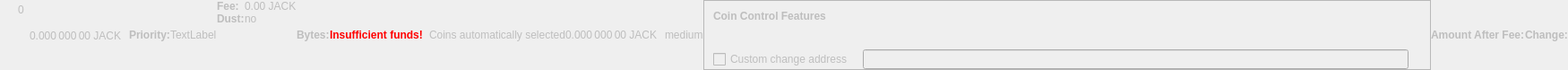
    <widget class="QWidget" name="dummyHideWidget" native="true">
     <property name="enabled">
      <bool>false</bool>
     </property>
     <property name="maximumSize">
      <size>
       <width>100</width>
       <height>22</height>
      </size>
     </property>
     <layout class="QHBoxLayout" name="dummyHideLayout">
      <property name="spacing">
       <number>0</number>
      </property>
      <property name="margin">
       <number>0</number>
      </property>
      <item>
       <layout class="QFormLayout" name="formLayoutCoinControl1">
        <property name="horizontalSpacing">
         <number>10</number>
        </property>
        <property name="verticalSpacing">
         <number>14</number>
        </property>
        <property name="leftMargin">
         <number>10</number>
        </property>
        <property name="topMargin">
         <number>4</number>
        </property>
        <property name="rightMargin">
         <number>6</number>
        </property>
        <item row="0" column="1">
         <widget class="QLabel" name="labelCoinControlBytes">
          <property name="cursor">
           <cursorShape>IBeamCursor</cursorShape>
          </property>
          <property name="contextMenuPolicy">
           <enum>Qt::ActionsContextMenu</enum>
          </property>
          <property name="text">
           <string notr="true">0</string>
          </property>
          <property name="textInteractionFlags">
           <set>Qt::LinksAccessibleByMouse|Qt::TextSelectableByKeyboard|Qt::TextSelectableByMouse</set>
          </property>
         </widget>
        </item>
       </layout>
      </item>
      <item>
       <widget class="QLabel" name="labelCoinControlAfterFee">
        <property name="enabled">
         <bool>false</bool>
        </property>
        <property name="sizePolicy">
         <sizepolicy hsizetype="Fixed" vsizetype="Fixed">
          <horstretch>0</horstretch>
          <verstretch>0</verstretch>
         </sizepolicy>
        </property>
        <property name="minimumSize">
         <size>
          <width>111</width>
          <height>12</height>
         </size>
        </property>
        <property name="maximumSize">
         <size>
          <width>111</width>
          <height>12</height>
         </size>
        </property>
        <property name="cursor">
         <cursorShape>IBeamCursor</cursorShape>
        </property>
        <property name="contextMenuPolicy">
         <enum>Qt::ActionsContextMenu</enum>
        </property>
        <property name="text">
         <string notr="true">0.000 000 00 JACK</string>
        </property>
        <property name="textInteractionFlags">
         <set>Qt::LinksAccessibleByMouse|Qt::TextSelectableByKeyboard|Qt::TextSelectableByMouse</set>
        </property>
       </widget>
      </item>
      <item>
       <widget class="QLabel" name="labelCoinControlPriorityText">
        <property name="enabled">
         <bool>false</bool>
        </property>
        <property name="font">
         <font>
          <weight>75</weight>
          <bold>true</bold>
         </font>
        </property>
        <property name="text">
         <string>Priority:</string>
        </property>
       </widget>
      </item>
      <item>
       <layout class="QHBoxLayout" name="horizontalLayout">
        <item>
         <widget class="QLabel" name="WarningLabel">
          <property name="text">
           <string>TextLabel</string>
          </property>
         </widget>
        </item>
       </layout>
      </item>
      <item>
       <layout class="QFormLayout" name="formLayoutCoinControl3">
        <property name="horizontalSpacing">
         <number>0</number>
        </property>
        <property name="verticalSpacing">
         <number>0</number>
        </property>
        <property name="leftMargin">
         <number>0</number>
        </property>
        <property name="topMargin">
         <number>0</number>
        </property>
        <property name="rightMargin">
         <number>0</number>
        </property>
        <item row="0" column="0">
         <widget class="QLabel" name="labelCoinControlFeeText">
          <property name="enabled">
           <bool>false</bool>
          </property>
          <property name="font">
           <font>
            <weight>75</weight>
            <bold>true</bold>
           </font>
          </property>
          <property name="text">
           <string>Fee:</string>
          </property>
          <property name="margin">
           <number>0</number>
          </property>
         </widget>
        </item>
        <item row="0" column="1">
         <widget class="QLabel" name="labelCoinControlFee">
          <property name="enabled">
           <bool>false</bool>
          </property>
          <property name="cursor">
           <cursorShape>IBeamCursor</cursorShape>
          </property>
          <property name="contextMenuPolicy">
           <enum>Qt::ActionsContextMenu</enum>
          </property>
          <property name="text">
           <string notr="true">0.00 JACK</string>
          </property>
          <property name="textInteractionFlags">
           <set>Qt::LinksAccessibleByMouse|Qt::TextSelectableByKeyboard|Qt::TextSelectableByMouse</set>
          </property>
         </widget>
        </item>
        <item row="1" column="0">
         <widget class="QLabel" name="labelCoinControlLowOutputText">
          <property name="enabled">
           <bool>false</bool>
          </property>
          <property name="font">
           <font>
            <weight>75</weight>
            <bold>true</bold>
           </font>
          </property>
          <property name="text">
           <string>Dust:</string>
          </property>
         </widget>
        </item>
        <item row="1" column="1">
         <widget class="QLabel" name="labelCoinControlLowOutput">
          <property name="enabled">
           <bool>false</bool>
          </property>
          <property name="cursor">
           <cursorShape>IBeamCursor</cursorShape>
          </property>
          <property name="contextMenuPolicy">
           <enum>Qt::ActionsContextMenu</enum>
          </property>
          <property name="text">
           <string>no</string>
          </property>
          <property name="textInteractionFlags">
           <set>Qt::LinksAccessibleByMouse|Qt::TextSelectableByKeyboard|Qt::TextSelectableByMouse</set>
          </property>
         </widget>
        </item>
       </layout>
      </item>
      <item>
       <widget class="QLabel" name="labelCoinControlBytesText">
        <property name="enabled">
         <bool>false</bool>
        </property>
        <property name="font">
         <font>
          <weight>75</weight>
          <bold>true</bold>
         </font>
        </property>
        <property name="text">
         <string>Bytes:</string>
        </property>
       </widget>
      </item>
      <item>
       <layout class="QFormLayout" name="formLayoutCoinControl2">
        <property name="horizontalSpacing">
         <number>0</number>
        </property>
        <property name="verticalSpacing">
         <number>0</number>
        </property>
        <property name="leftMargin">
         <number>0</number>
        </property>
        <property name="topMargin">
         <number>0</number>
        </property>
        <property name="rightMargin">
         <number>0</number>
        </property>
       </layout>
      </item>
      <item>
       <layout class="QHBoxLayout" name="horizontalLayoutCoinControl2">
        <property name="spacing">
         <number>0</number>
        </property>
        <property name="bottomMargin">
         <number>0</number>
        </property>
       </layout>
      </item>
      <item>
       <widget class="QLabel" name="labelCoinControlInsuffFunds">
        <property name="enabled">
         <bool>false</bool>
        </property>
        <property name="minimumSize">
         <size>
          <width>0</width>
          <height>0</height>
         </size>
        </property>
        <property name="font">
         <font>
          <weight>75</weight>
          <bold>true</bold>
         </font>
        </property>
        <property name="styleSheet">
         <string notr="true">color:red;font-weight:bold;</string>
        </property>
        <property name="text">
         <string>Insufficient funds!</string>
        </property>
        <property name="margin">
         <number>5</number>
        </property>
       </widget>
      </item>
      <item>
       <layout class="QFormLayout" name="formLayoutCoinControl4">
        <property name="horizontalSpacing">
         <number>0</number>
        </property>
        <property name="verticalSpacing">
         <number>0</number>
        </property>
        <property name="leftMargin">
         <number>0</number>
        </property>
        <property name="topMargin">
         <number>0</number>
        </property>
        <property name="rightMargin">
         <number>0</number>
        </property>
       </layout>
      </item>
      <item>
       <widget class="QLabel" name="labelCoinControlChangeLabel">
        <property name="enabled">
         <bool>false</bool>
        </property>
        <property name="sizePolicy">
         <sizepolicy hsizetype="Preferred" vsizetype="Expanding">
          <horstretch>0</horstretch>
          <verstretch>0</verstretch>
         </sizepolicy>
        </property>
        <property name="minimumSize">
         <size>
          <width>0</width>
          <height>0</height>
         </size>
        </property>
        <property name="text">
         <string/>
        </property>
        <property name="margin">
         <number>3</number>
        </property>
       </widget>
      </item>
      <item>
       <widget class="QLabel" name="labelCoinControlAutomaticallySelected">
        <property name="enabled">
         <bool>false</bool>
        </property>
        <property name="sizePolicy">
         <sizepolicy hsizetype="Fixed" vsizetype="Fixed">
          <horstretch>0</horstretch>
          <verstretch>0</verstretch>
         </sizepolicy>
        </property>
        <property name="minimumSize">
         <size>
          <width>0</width>
          <height>0</height>
         </size>
        </property>
        <property name="maximumSize">
         <size>
          <width>240</width>
          <height>16777215</height>
         </size>
        </property>
        <property name="text">
         <string>Coins automatically selected</string>
        </property>
        <property name="margin">
         <number>5</number>
        </property>
       </widget>
      </item>
      <item>
       <widget class="QLabel" name="labelCoinControlChange">
        <property name="enabled">
         <bool>false</bool>
        </property>
        <property name="sizePolicy">
         <sizepolicy hsizetype="Fixed" vsizetype="Fixed">
          <horstretch>0</horstretch>
          <verstretch>0</verstretch>
         </sizepolicy>
        </property>
        <property name="minimumSize">
         <size>
          <width>111</width>
          <height>0</height>
         </size>
        </property>
        <property name="maximumSize">
         <size>
          <width>111</width>
          <height>16777215</height>
         </size>
        </property>
        <property name="cursor">
         <cursorShape>IBeamCursor</cursorShape>
        </property>
        <property name="contextMenuPolicy">
         <enum>Qt::ActionsContextMenu</enum>
        </property>
        <property name="text">
         <string notr="true">0.000 000 00 JACK</string>
        </property>
        <property name="textInteractionFlags">
         <set>Qt::LinksAccessibleByMouse|Qt::TextSelectableByKeyboard|Qt::TextSelectableByMouse</set>
        </property>
       </widget>
      </item>
      <item>
       <widget class="QLabel" name="labelCoinControlPriority">
        <property name="enabled">
         <bool>false</bool>
        </property>
        <property name="cursor">
         <cursorShape>IBeamCursor</cursorShape>
        </property>
        <property name="contextMenuPolicy">
         <enum>Qt::ActionsContextMenu</enum>
        </property>
        <property name="text">
         <string>medium</string>
        </property>
        <property name="textInteractionFlags">
         <set>Qt::LinksAccessibleByMouse|Qt::TextSelectableByKeyboard|Qt::TextSelectableByMouse</set>
        </property>
       </widget>
      </item>
      <item>
       <widget class="QFrame" name="frameCoinControl">
        <property name="sizePolicy">
         <sizepolicy hsizetype="Expanding" vsizetype="Expanding">
          <horstretch>0</horstretch>
          <verstretch>0</verstretch>
         </sizepolicy>
        </property>
        <property name="maximumSize">
         <size>
          <width>16777215</width>
          <height>16777215</height>
         </size>
        </property>
        <property name="frameShape">
         <enum>QFrame::StyledPanel</enum>
        </property>
        <property name="frameShadow">
         <enum>QFrame::Sunken</enum>
        </property>
        <layout class="QVBoxLayout" name="verticalLayoutCoinControl2_2">
         <property name="spacing">
          <number>0</number>
         </property>
         <property name="margin">
          <number>0</number>
         </property>
         <item>
          <layout class="QVBoxLayout" name="verticalLayoutCoinControl" stretch="0,0,0,1">
           <property name="spacing">
            <number>0</number>
           </property>
           <property name="leftMargin">
            <number>10</number>
           </property>
           <property name="topMargin">
            <number>10</number>
           </property>
           <item>
            <layout class="QHBoxLayout" name="horizontalLayoutCoinControl1">
             <property name="bottomMargin">
              <number>15</number>
             </property>
             <item>
              <widget class="QLabel" name="labelCoinControlFeatures">
               <property name="enabled">
                <bool>false</bool>
               </property>
               <property name="sizePolicy">
                <sizepolicy hsizetype="Preferred" vsizetype="Maximum">
                 <horstretch>0</horstretch>
                 <verstretch>0</verstretch>
                </sizepolicy>
               </property>
               <property name="font">
                <font>
                 <weight>75</weight>
                 <bold>true</bold>
                </font>
               </property>
               <property name="styleSheet">
                <string notr="true">font-weight:bold;</string>
               </property>
               <property name="text">
                <string>Coin Control Features</string>
               </property>
              </widget>
             </item>
            </layout>
           </item>
           <item>
            <widget class="QWidget" name="widgetCoinControl" native="true">
             <property name="sizePolicy">
              <sizepolicy hsizetype="Preferred" vsizetype="Preferred">
               <horstretch>0</horstretch>
               <verstretch>0</verstretch>
              </sizepolicy>
             </property>
             <property name="minimumSize">
              <size>
               <width>0</width>
               <height>0</height>
              </size>
             </property>
             <property name="styleSheet">
              <string notr="true"/>
             </property>
             <layout class="QHBoxLayout" name="horizontalLayoutCoinControl5_2">
              <property name="margin">
               <number>0</number>
              </property>
              <item>
               <layout class="QHBoxLayout" name="horizontalLayoutCoinControl3">
                <property name="spacing">
                 <number>20</number>
                </property>
                <property name="topMargin">
                 <number>0</number>
                </property>
                <property name="bottomMargin">
                 <number>10</number>
                </property>
               </layout>
              </item>
             </layout>
            </widget>
           </item>
           <item>
            <layout class="QHBoxLayout" name="horizontalLayoutCoinControl4" stretch="0,0,0">
             <property name="spacing">
              <number>12</number>
             </property>
             <property name="sizeConstraint">
              <enum>QLayout::SetDefaultConstraint</enum>
             </property>
             <property name="topMargin">
              <number>5</number>
             </property>
             <property name="rightMargin">
              <number>5</number>
             </property>
             <item>
              <widget class="QCheckBox" name="checkBoxCoinControlChange">
               <property name="enabled">
                <bool>false</bool>
               </property>
               <property name="toolTip">
                <string>If this is activated, but the change address is empty or invalid, change will be sent to a newly generated address.</string>
               </property>
               <property name="text">
                <string>Custom change address</string>
               </property>
              </widget>
             </item>
             <item>
              <widget class="QValidatedLineEdit" name="lineEditCoinControlChange">
               <property name="enabled">
                <bool>false</bool>
               </property>
               <property name="sizePolicy">
                <sizepolicy hsizetype="Expanding" vsizetype="Fixed">
                 <horstretch>0</horstretch>
                 <verstretch>0</verstretch>
                </sizepolicy>
               </property>
              </widget>
             </item>
             <item>
              <widget class="QLabel" name="labelCoinControlChangeLabel_2">
               <property name="sizePolicy">
                <sizepolicy hsizetype="Preferred" vsizetype="Expanding">
                 <horstretch>0</horstretch>
                 <verstretch>0</verstretch>
                </sizepolicy>
               </property>
               <property name="minimumSize">
                <size>
                 <width>0</width>
                 <height>0</height>
                </size>
               </property>
               <property name="text">
                <string/>
               </property>
               <property name="margin">
                <number>3</number>
               </property>
              </widget>
             </item>
            </layout>
           </item>
           <item>
            <spacer name="verticalSpacerCoinControl">
             <property name="orientation">
              <enum>Qt::Vertical</enum>
             </property>
             <property name="sizeHint" stdset="0">
              <size>
               <width>800</width>
               <height>1</height>
              </size>
             </property>
            </spacer>
           </item>
          </layout>
         </item>
        </layout>
       </widget>
      </item>
      <item>
       <widget class="QLabel" name="labelCoinControlAfterFeeText">
        <property name="enabled">
         <bool>false</bool>
        </property>
        <property name="minimumSize">
         <size>
          <width>0</width>
          <height>0</height>
         </size>
        </property>
        <property name="maximumSize">
         <size>
          <width>16777215</width>
          <height>16777215</height>
         </size>
        </property>
        <property name="font">
         <font>
          <weight>75</weight>
          <bold>true</bold>
         </font>
        </property>
        <property name="text">
         <string>Amount After Fee:</string>
        </property>
        <property name="alignment">
         <set>Qt::AlignLeading|Qt::AlignLeft|Qt::AlignVCenter</set>
        </property>
        <property name="margin">
         <number>0</number>
        </property>
       </widget>
      </item>
      <item>
       <widget class="QLabel" name="labelCoinControlChangeText">
        <property name="enabled">
         <bool>false</bool>
        </property>
        <property name="sizePolicy">
         <sizepolicy hsizetype="Preferred" vsizetype="Preferred">
          <horstretch>0</horstretch>
          <verstretch>0</verstretch>
         </sizepolicy>
        </property>
        <property name="minimumSize">
         <size>
          <width>0</width>
          <height>0</height>
         </size>
        </property>
        <property name="maximumSize">
         <size>
          <width>16777215</width>
          <height>16777215</height>
         </size>
        </property>
        <property name="font">
         <font>
          <weight>75</weight>
          <bold>true</bold>
         </font>
        </property>
        <property name="text">
         <string>Change:</string>
        </property>
        <property name="alignment">
         <set>Qt::AlignLeading|Qt::AlignLeft|Qt::AlignVCenter</set>
        </property>
       </widget>
      </item>
     </layout>
    </widget>
